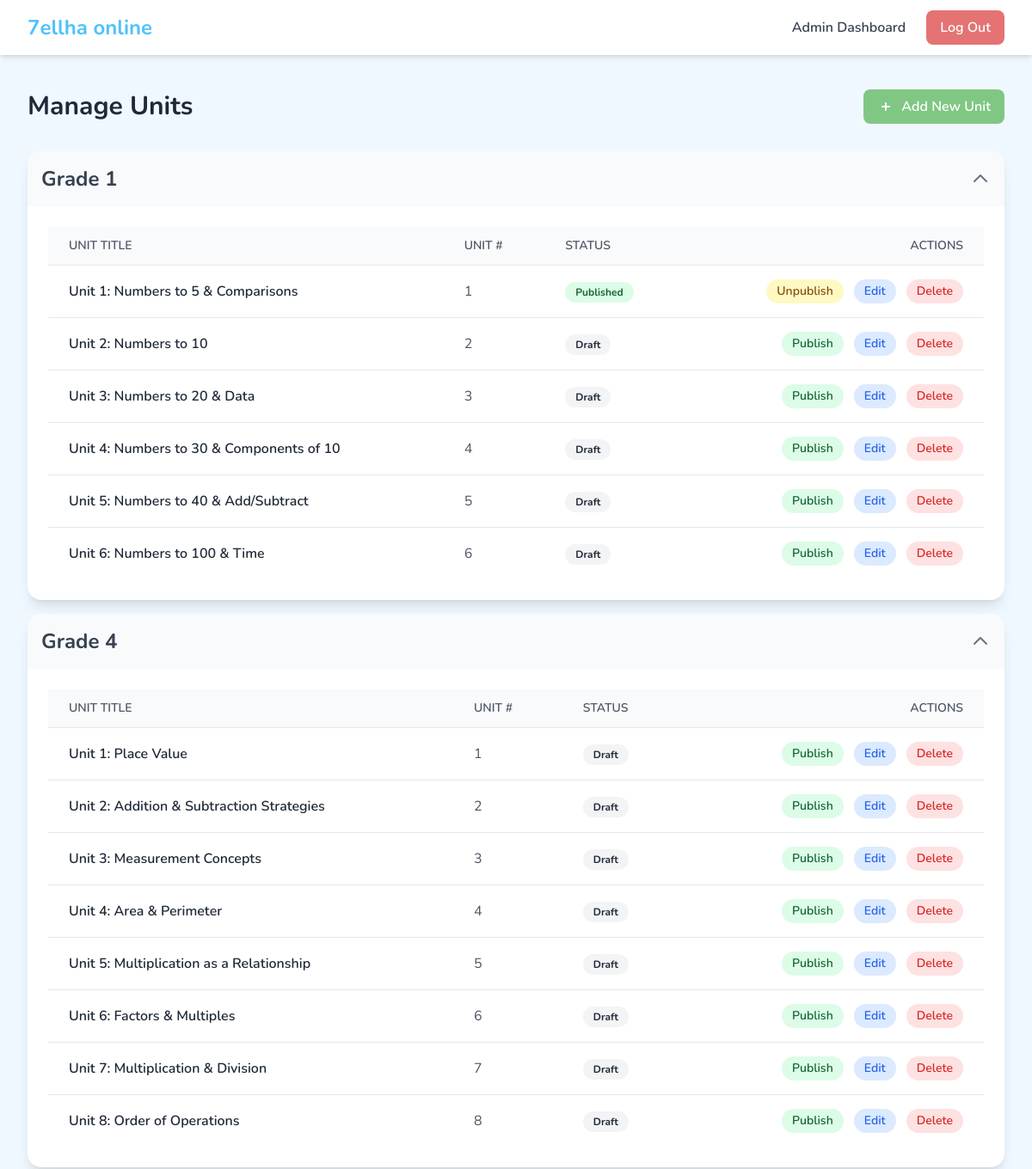
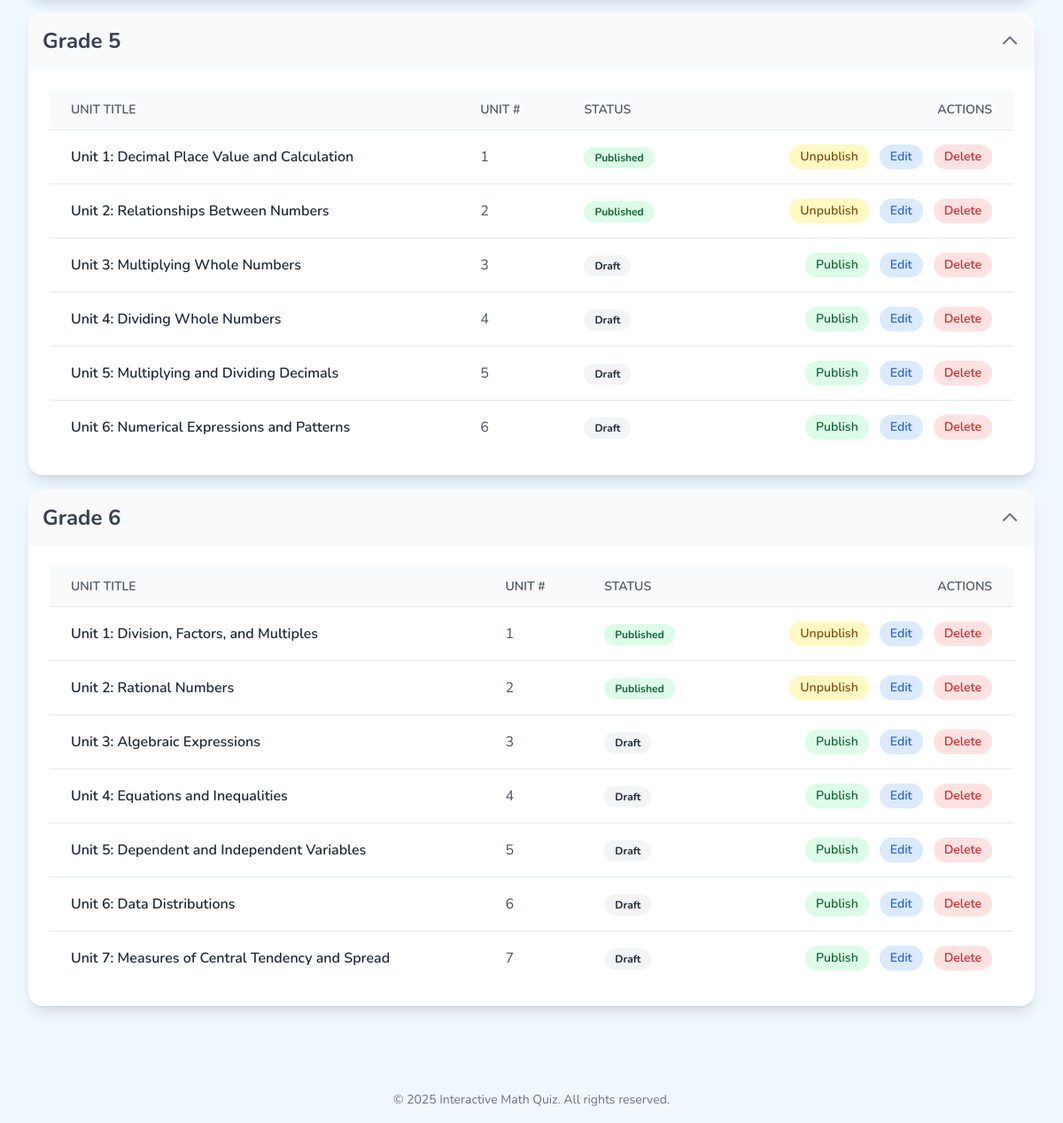
The app's page /management/units/ (signed in) with its own data (2 pictures, top to bottom).
### apps/academics/models.py (models this page shows, shortened)
class Grade(models.Model):
    name = models.CharField(
        _('Grade Name'),
        max_length=100,
        unique=True,
        help_text=_("e.g., Grade 1, Grade 2")
    )
    description = models.TextField(
        _('Description'),
        blank=True,
        null=True,
        help_text=_("A brief description of the grade level.")
    )
    class Meta:
        verbose_name = _('Grade')
        verbose_name_plural = _('Grades')
        ordering = ['name'] # Ensures grades are ordered consistently.

class Unit(models.Model):
    grade = models.ForeignKey(Grade, on_delete=models.CASCADE, related_name='units')
    title = models.CharField(_('Title'), max_length=200)
    description = models.TextField(_('Description'), blank=True, null=True)
    unit_number = models.PositiveIntegerField(_('Unit Number'), default=1)
    duration_minutes = models.PositiveIntegerField(
        _('Quiz Duration (minutes)'),
        default=10,
        help_text="Set the time limit for this unit's quiz in minutes."
    )
    is_published = models.BooleanField(
    default=False,
    help_text="Check this box to make the unit visible to students.")
    class Meta:
        verbose_name = _('Unit')
        verbose_name_plural = _('Units')
        ordering = ['grade', 'unit_number']

### apps/dashboard/views.py (the view)
# urls.py: path('units/', UnitListView.as_view(), name='unit_list'),
class UnitListView(AdminRequiredMixin, ListView):
    model = Unit
    template_name = 'dashboard/unit_list.html'
    context_object_name = 'units' # سنستخدم اسمًا جديدًا في السياق
    def get_context_data(self, **kwargs):
        context = super().get_context_data(**kwargs)
        all_units = Unit.objects.select_related('grade').order_by('grade__name', 'unit_number')
        units_by_grade = OrderedDict()
        for unit in all_units:
            grade = unit.grade
            if grade not in units_by_grade:
                units_by_grade[grade] = []
            units_by_grade[grade].append(unit)
        context['units_by_grade'] = units_by_grade
        return context

### apps/dashboard/views.py (called while the page is built)
def is_admin(user):
    return user.is_authenticated and user.user_type == 'ADMIN'

    def test_func(self):
        return is_admin(self.request.user)

### apps/core/templates/dashboard/unit_list.html (shortened to what this page needs)
{% extends "base.html" %}
{% block content %}
<div class="max-w-6xl mx-auto">
    <div class="flex flex-col sm:flex-row justify-between items-center mb-8 gap-4">
        <h1 class="text-2xl sm:text-3xl font-bold text-gray-800">Manage Units</h1>
        <a href="{% url 'dashboard:unit_add' %}" class="w-full sm:w-auto flex items-center justify-center gap-2 px-4 py-2 bg-brand-green text-white font-semibold rounded-lg hover:bg-opacity-90 transition">
            <svg xmlns="http://www.w3.org/2000/svg" class="h-5 w-5" viewBox="0 0 20 20" fill="currentColor"><path fill-rule="evenodd" d="M10 5a1 1 0 011 1v3h3a1 1 0 110 2h-3v3a1 1 0 11-2 0v-3H6a1 1 0 110-2h3V6a1 1 0 011-1z" clip-rule="evenodd" /></svg>
            Add New Unit
        </a>
    </div>
    {% if units_by_grade %}
        {% for grade, units_in_grade in units_by_grade.items %}
            <div class="mt-4 bg-white rounded-2xl shadow-lg overflow-hidden" x-data="{ isOpen: true }">
                <button @click="isOpen = !isOpen" class="w-full flex justify-between items-center p-4 bg-gray-50 hover:bg-gray-100 focus:outline-none">
                    <h2 class="text-2xl font-bold text-gray-700">{{ grade.name }}</h2>
                    <svg class="w-6 h-6 text-gray-500 transform transition-transform" :class="{ 'rotate-180': isOpen }" xmlns="http://www.w3.org/2000/svg" fill="none" viewBox="0 0 24 24" stroke="currentColor">
                        <path stroke-linecap="round" stroke-linejoin="round" stroke-width="2" d="M19 9l-7 7-7-7" />
                    </svg>
                </button>
                <div x-show="isOpen" class="p-6" style="display: none;">
                    <table class="w-full text-left responsive-table">
                        <thead class="bg-gray-50 border-b border-gray-200">
                            <tr>
                                <th class="py-3 px-6 text-sm font-semibold text-gray-600 uppercase">Unit Title</th>
                                <th class="py-3 px-6 text-sm font-semibold text-gray-600 uppercase">Unit #</th>
                                <th class="py-3 px-6 text-sm font-semibold text-gray-600 uppercase">Status</th>
                                <th class="py-3 px-6 text-sm font-semibold text-gray-600 uppercase text-right">Actions</th>
                            </tr>
                        </thead>
                        <tbody>
                            {% for unit in units_in_grade %}
                            <tr class="border-b border-gray-200 last:border-b-0 hover:bg-gray-50">
                                <td data-label="Title" class="py-4 px-6 font-semibold text-gray-800">{{ unit.title }}</td>
                                <td data-label="Unit #" class="py-4 px-6 text-gray-600">{{ unit.unit_number }}</td>
                                <td data-label="Status" class="py-4 px-6">
                                    {% if unit.is_published %}
                                        <span class="py-1 px-3 text-xs font-bold text-green-800 bg-green-100 rounded-full">Published</span>
                                    {% else %}
                                        <span class="py-1 px-3 text-xs font-bold text-gray-800 bg-gray-100 rounded-full">Draft</span>
                                    {% endif %}
                                </td>
                                <td data-label="Actions" class="py-4 px-6">
                                    <div class="flex items-center justify-end gap-3">
                                        <form action="{% url 'dashboard:unit_toggle_publish' pk=unit.pk %}" method="post" class="inline">
                                            {% if unit.is_published %}
                                                <button type="submit" class="py-1 px-3 text-sm font-semibold text-yellow-800 bg-yellow-100 rounded-full hover:bg-yellow-200">Unpublish</button>
                                            {% else %}
                                                <button type="submit" class="py-1 px-3 text-sm font-semibold text-green-800 bg-green-100 rounded-full hover:bg-green-200">Publish</button>
                                            {% endif %}
                                        </form>
                                        <a href="{% url 'dashboard:unit_edit' pk=unit.pk %}" class="py-1 px-3 text-sm font-semibold text-blue-600 bg-blue-100 rounded-full hover:bg-blue-200">Edit</a>
                                        <a href="{% url 'dashboard:unit_delete' pk=unit.pk %}" class="py-1 px-3 text-sm font-semibold text-red-600 bg-red-100 rounded-full hover:bg-red-200">Delete</a>
                                    </div>
                                </td>
                            </tr>
                            {% endfor %}
                        </tbody>
                    </table>
                </div>
            </div>
        {% endfor %}
    {% else %}
        <div class="bg-white rounded-2xl shadow-lg p-8 text-center">
            <p class="text-gray-500">No units have been created yet.</p>
        </div>
    {% endif %}
</div>
{% endblock %}

### apps/core/templates/base.html (style rules this page uses)
body { font-family: 'Nunito', sans-serif; background-color: #f0f8ff; }
.bg-brand-green { background-color: #81c784; }

### records on screen
Grade: name "Grade 1"
Unit: title "Unit 1: Numbers to 5 & Comparisons", unit_number "1", is_published "Published"
Unit: title "Unit 2: Numbers to 10", unit_number "2", is_published "Draft"
Unit: title "Unit 3: Numbers to 20 & Data", unit_number "3", is_published "Draft"
Unit: title "Unit 4: Numbers to 30 & Components of 10", unit_number "4", is_published "Draft"
Unit: title "Unit 5: Numbers to 40 & Add/Subtract", unit_number "5", is_published "Draft"
Unit: title "Unit 6: Numbers to 100 & Time", unit_number "6", is_published "Draft"
Grade: name "Grade 4"
Unit: title "Unit 1: Place Value", unit_number "1", is_published "Draft"
Unit: title "Unit 2: Addition & Subtraction Strategies", unit_number "2", is_published "Draft"
Unit: title "Unit 3: Measurement Concepts", unit_number "3", is_published "Draft"
Unit: title "Unit 4: Area & Perimeter", unit_number "4", is_published "Draft"
Unit: title "Unit 5: Multiplication as a Relationship", unit_number "5", is_published "Draft"
Unit: title "Unit 6: Factors & Multiples", unit_number "6", is_published "Draft"
Unit: title "Unit 7: Multiplication & Division", unit_number "7", is_published "Draft"
Unit: title "Unit 8: Order of Operations", unit_number "8", is_published "Draft"
Grade: name "Grade 5"
Unit: title "Unit 1: Decimal Place Value and Calculation", unit_number "1", is_published "Published"
Unit: title "Unit 2: Relationships Between Numbers", unit_number "2", is_published "Published"
Unit: title "Unit 3: Multiplying Whole Numbers", unit_number "3", is_published "Draft"
Unit: title "Unit 4: Dividing Whole Numbers", unit_number "4", is_published "Draft"
Unit: title "Unit 5: Multiplying and Dividing Decimals", unit_number "5", is_published "Draft"
Unit: title "Unit 6: Numerical Expressions and Patterns", unit_number "6", is_published "Draft"
Grade: name "Grade 6"
Unit: title "Unit 1: Division, Factors, and Multiples", unit_number "1", is_published "Published"
Unit: title "Unit 2: Rational Numbers", unit_number "2", is_published "Published"
Unit: title "Unit 3: Algebraic Expressions", unit_number "3", is_published "Draft"
Unit: title "Unit 4: Equations and Inequalities", unit_number "4", is_published "Draft"
Unit: title "Unit 5: Dependent and Independent Variables", unit_number "5", is_published "Draft"
Unit: title "Unit 6: Data Distributions", unit_number "6", is_published "Draft"
Unit: title "Unit 7: Measures of Central Tendency and Spread", unit_number "7", is_published "Draft"
